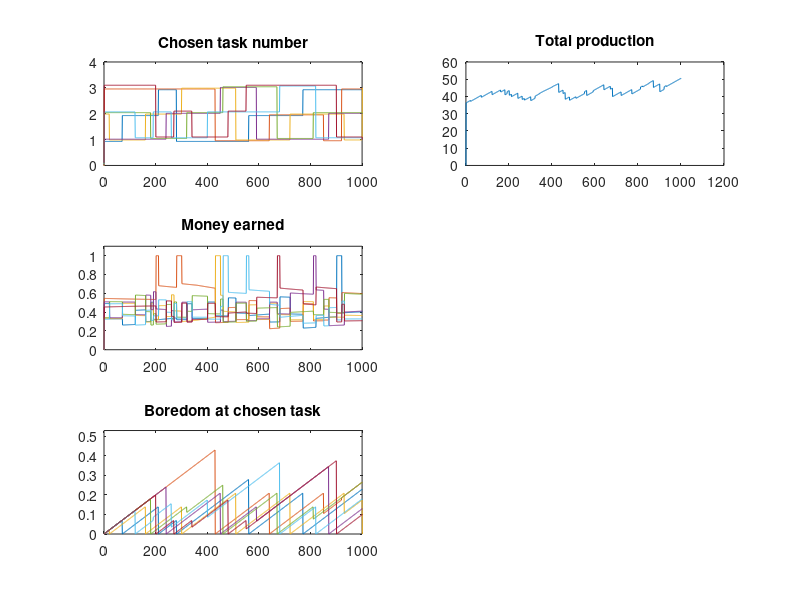

Write the MATLAB code that produced this figure.
%Main function
clearvars;

%Initialize the variables:
N=7; %Number of persons
M=3; %Number of tasks

taskvalue = ones(1,M);
chosenTask = zeros(N,1);
productivity = 5 + randn(N,M);
boredom = zeros(N,M);
boredomAtChosenTask = zeros(N,1);
production = zeros(1,M);
money = zeros(N,1);
learning = 0.01;
forgetting = 0.003;
boredomIncrease = 0.001;
boredomDecrease = 0.0005;

%Variables for simulation
timesteps=1000;
stepSize=1;
taskTime = zeros(N,1);
moneyTime = zeros(N,1);
boredomTime = zeros(N,1);
totalProduction = 0;
productionTime = 0;

%initialize choice: everyone choses task where productivity is best
maxProductivity = zeros(N,1);
for i=1:N
    for j=1:M
        if(productivity(i,j) > maxProductivity(i,1))
            chosenTask(i,1) = j;
            maxProductivity(i,1) = productivity(i,j);
        end
    end
end

for t=0:timesteps
    %Update total production
    production = zeros(1,M);
    for i=1:N
        production(chosenTask(i,1)) =  production(chosenTask(i,1)) + productivity(i,chosenTask(i,1));
    end
    
    %Calculate who earns how much money and update total production
    totalProduction = 0;
    for i=1:N
        money(i,1) = productivity(i,chosenTask(i,1)) / production(chosenTask(i,1));
        totalProduction = totalProduction + productivity(i,chosenTask(i,1));
    end
    
    %Update abilities
    for i=1:N
        for j=1:M
            if(chosenTask(i,1) == j)
                productivity(i,j) = min(10, productivity(i,j) + learning);
                boredom(i,j) = min(9, boredom(i,j) + boredomIncrease);
            else
                productivity(i,j) = max(4, productivity(i,j) - forgetting);
                boredom(i,j) = max(0, boredom(i,j) - boredomDecrease);
            end
        end
    end
    
    %Allow one person to change the job
    if(mod(t,10) == 0)
        theChosenOne = mod(t/10,N) + 1;
        maxGain=0;
        bestTask=0;
        for j=1:M
            if(j == chosenTask(theChosenOne,1))
                gain = productivity(theChosenOne,j) / production(chosenTask(theChosenOne,1));
            else
                gain = productivity(theChosenOne,j) / (production(1,j)+productivity(theChosenOne,j));
            end
            gain = gain - boredom(theChosenOne,j);
            if(gain > maxGain)
                maxGain=gain;
                bestTask=j;
            end
            %[theChosenOne j gain]
        end
        chosenTask(theChosenOne,1) = bestTask;
    end
    
    %Update boredom
    for i=1:N
        boredomAtChosenTask(i,1) = boredom(i,chosenTask(i,1));
    end
    
    taskTime = [taskTime chosenTask];
    moneyTime = [moneyTime money];
    boredomTime = [boredomTime boredomAtChosenTask];
    productionTime = [productionTime totalProduction];
end

time = 0:timesteps+1;

%For visibility, so that lines don't hide each other (superimposition); 
%TODO: find better way to make them all visible
for i=1:N
    for t=1:timesteps+1
        taskTime(i,t) = taskTime(i,t) - 0.1 + 0.2/N*i;
    end
end

subplot(3,2,1)
plot(time, taskTime)
axis([0 timesteps 0 M+1])
title('Chosen task number');

subplot(3,2,3)
plot(time, moneyTime)
axis([0 timesteps 0 1.1])
title('Money earned');

subplot(3,2,5)
plot(time, boredomTime)
axis([0 timesteps 0 max(boredomTime(:))+0.1])
title('Boredom at chosen task');

subplot(3,2,2)
plot(time, productionTime)
title('Total production')
%Idea for alternative representation (DIFFICULT!!)
%Have the tasks represented as locations on a 2D plot. Then each person
%(represented by a drawing of a person/worker or by a face)
%stands next to the task he is performing, and a pile of coins shows how
%much he earns. Then we see the workers moving to another point when they 
%change the task.
